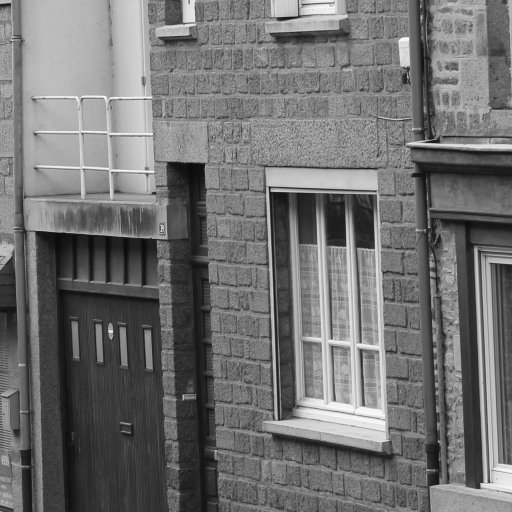
#> input picture notebooks/houses-512.png, 512 x 512 px, found by its file name
$ python wavelet97lift2d.py
#> lines starting #> are read from the running program, lines starting #| are printed output that depends on the picture; after the words box and inside, x2 and y2 are one past the last pixel; in counts of white or black regions, pixels touching at a corner belong together
#> further down, im is the input picture: PIL image 512x512 P; min 10, max 251, mean 113.2
# from http://www.olhovsky.com/content/wavelet/2dwavelet97lift.py

"""
2D CDF 9/7 Wavelet Forward and Inverse Transform (lifting implementation)

This code is provided "as is" and is given for educational purposes.
2008 - Kris Olhovsky - code.inquiries@olhovsky.com
"""
import numpy as np

# 9/7 Coefficients:
WT97_A1 = -1.586134342
WT97_A2 = -0.05298011854
WT97_A3 = 0.8829110762
WT97_A4 = 0.4435068522

# Scale coeff:
WT97_K1 = 0.81289306611596146  # 1/1.230174104914
WT97_K2 = 0.61508705245700002  # 1.230174104914/2


# [16 lines left out: function fwt97_2d, not called in this run]


def iwt97_2d(m, nlevels=1):
    """
    Inverse CDF 9/7 transform on a 2D matrix signal m.
    nlevels must be the same as the nlevels used to perform the fwt.
    """
#> called with nlevels = 5

    w = m.shape[-1]
#> w = 512
    h = m.shape[-2]
#> h = 512

    # Find starting size of m:
    for i in range(nlevels - 1):
        h //= 2
        w //= 2
#> after the loop, h = 32; w = 32

    for i in range(nlevels):
        m = iwt97(m, w, h)  # rows
        m = iwt97(m, w, h)  # cols
        h *= 2
        w *= 2
#> this loop made 5 passes
#> pass 1, in iwt97_2d, `m = iwt97(m, w, h)`:
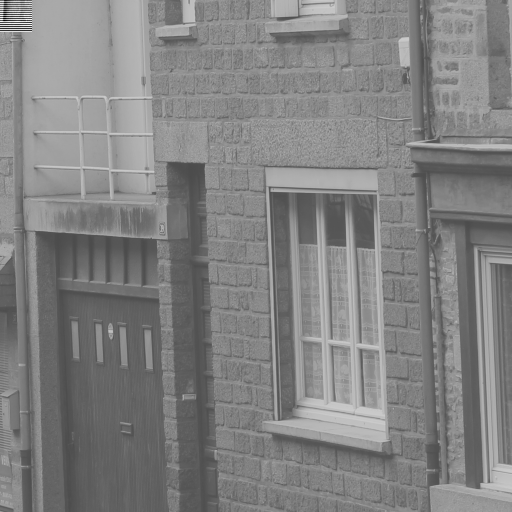
#> m: shape (512, 512) float64; min -141.1, max 338.1, mean 103.2; drawn with min black and max white
#> pass 1, in iwt97_2d, `m = iwt97(m, w, h)`:
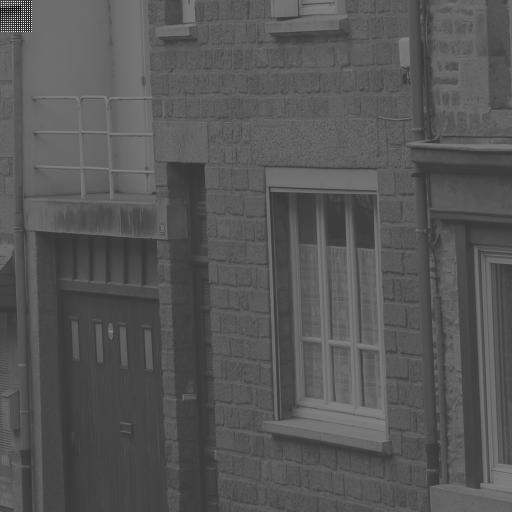
#> m: shape (512, 512) float64; 0.39% of pixels changed, all inside (x1, y1, x2, y2) = (0, 0, 32, 32); drawn with min black and max white
#> pass 2, in iwt97_2d, `m = iwt97(m, w, h)`:
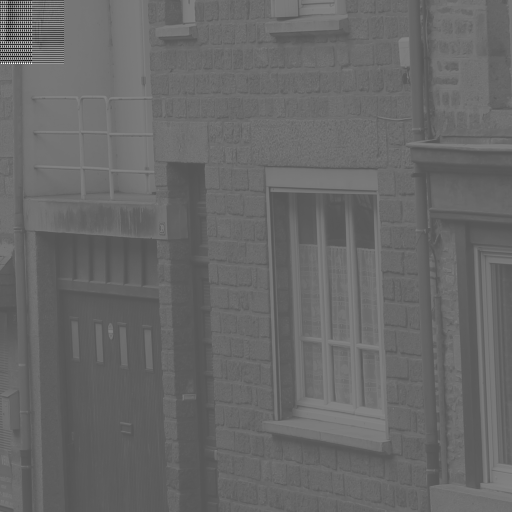
#> m: shape (512, 512) float64; 1.56% of pixels changed, all inside (x1, y1, x2, y2) = (0, 0, 64, 64); drawn with min black and max white
#> pass 2, in iwt97_2d, `m = iwt97(m, w, h)`:
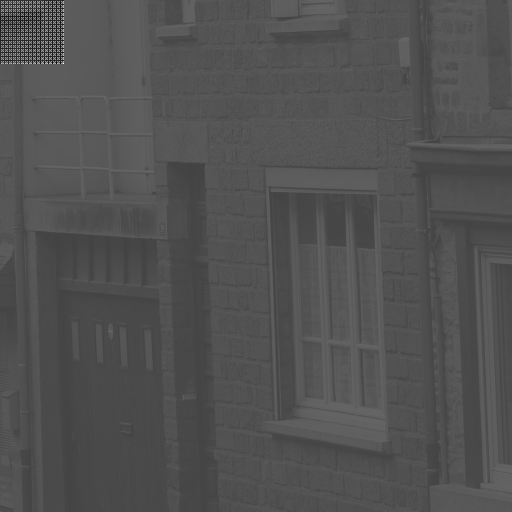
#> m: shape (512, 512) float64; 1.56% of pixels changed, all inside (x1, y1, x2, y2) = (0, 0, 64, 64); drawn with min black and max white
#> after the loop:
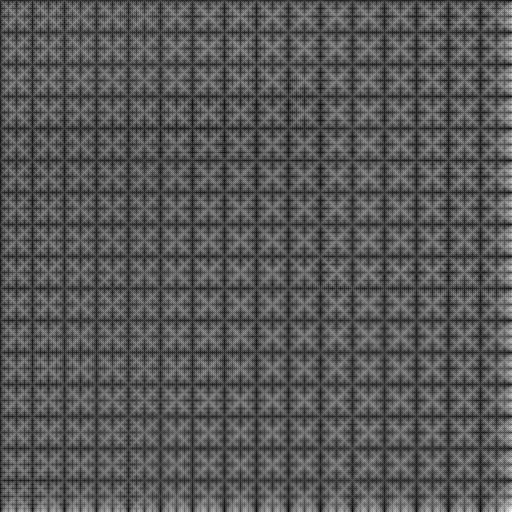
#> m: shape (512, 512) float64; min -1550.9, max 3333.5, mean 132.9; drawn with min black and max white
#> after the loop, h = 1024; w = 1024

    return m


# [50 lines left out: function fwt97, not called in this run]


def iwt97(s, width, height):
    """
    Inverse CDF 9/7.
    """

    # 9/7 inverse coefficients:
    a1_inv = -WT97_A1
    a2_inv = -WT97_A2
    a3_inv = -WT97_A3
    a4_inv = -WT97_A4

    # Inverse scale coeffs:
    k1_inv = 1. / WT97_K1
    k2_inv = 1. / WT97_K2

    # Interleave:
    temp_bank = np.zeros((height, width), dtype=np.float64)
    for col in range(width // 2):
        for row in range(height):
            # k1 and k2 scale the vals
            # simultaneously transpose the matrix when interleaving
            temp_bank[col * 2, row] = k1_inv * s[row, col]
            temp_bank[col * 2 + 1, row] = k2_inv * s[row, col + width // 2]

    # write temp_bank to s:
    for row in range(width):
        for col in range(height):
            s[row, col] = temp_bank[row, col]

    for col in range(width):  # Do the 1D transform on all cols:
        ''' Perform the inverse 1D transform. '''

        # Inverse update 2.
        for row in range(2, height, 2):
            s[row, col] += a4_inv * (s[row - 1, col] + s[row + 1, col])
        s[0, col] += 2 * a4_inv * s[1, col]

        # Inverse predict 2.
        for row in range(1, height - 1, 2):
            s[row, col] += a3_inv * (s[row - 1, col] + s[row + 1, col])
        s[height - 1, col] += 2 * a3_inv * s[height - 2, col]

        # Inverse update 1.
        for row in range(2, height, 2):
            s[row, col] += a2_inv * (s[row - 1, col] + s[row + 1, col])
        s[0, col] += 2 * a2_inv * s[1, col]  # Symmetric extension

        # Inverse predict 1.
        for row in range(1, height - 1, 2):
            s[row, col] += a1_inv * (s[row - 1, col] + s[row + 1, col])
        s[height - 1, col] += 2 * a1_inv * s[height - 2, col]  # Symmetric extension

    return s


if __name__ == "__main__":
    from PIL import Image  # Part of the standard Python Library


    def array_to_image(m):
        return Image.fromarray(np.uint8(np.array(m)))


    # Load image.
    im = Image.open("notebooks/houses-512.png")  # Must be a single band image! (grey)

    # Create an image buffer object for fast access.
    pix = im.load()

    # Convert the 2d image to a 1d sequence:
    m = np.float64(np.array(im.getdata(band=0)).reshape((im.height, im.width)))

    LEVELS = 5

    # Save the transformed image.
    im = array_to_image(255 * (m - m.min()) / (m.max() - m.min()))
    im.save("test1_512_fwt.png")

    # Perform an inverse transform:
    m = iwt97_2d(m, LEVELS)

    # Save the inverse transformation.
    im = array_to_image(m)
#> in array_to_image (call 2), `return Image.fromarray(np.uint8(np.array(m)))`:
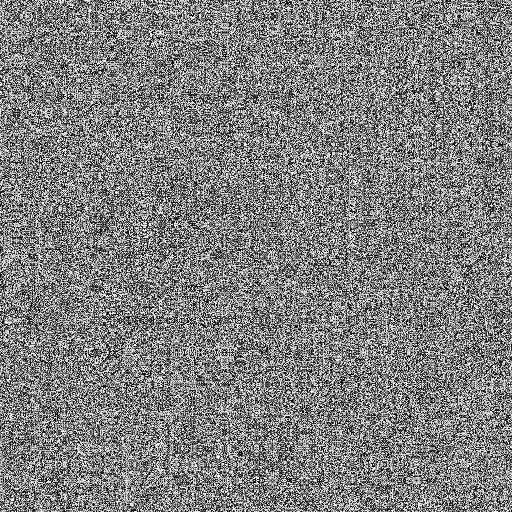
#> returned value: PIL image 512x512 L; min 0, max 255, mean 127.3
    im.save("test1_512_iwt.png")
